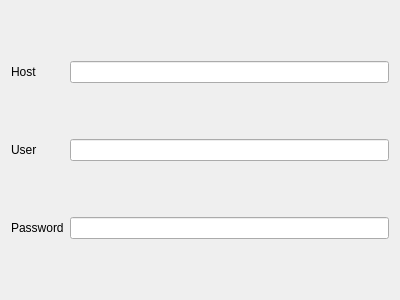
<?xml version="1.0" encoding="UTF-8"?>
<ui version="4.0">
 <class>ReverseEngineerWizardWelcomeForm</class>
 <widget class="QWidget" name="ReverseEngineerWizardWelcomeForm">
  <property name="geometry">
   <rect>
    <x>0</x>
    <y>0</y>
    <width>400</width>
    <height>300</height>
   </rect>
  </property>
  <property name="windowTitle">
   <string>Form</string>
  </property>
  <layout class="QGridLayout" name="gridLayout">
   <item row="0" column="0">
    <widget class="QLabel" name="label">
     <property name="text">
      <string>Host</string>
     </property>
    </widget>
   </item>
   <item row="0" column="1">
    <widget class="QLineEdit" name="txtDatabaseHost"/>
   </item>
   <item row="1" column="0">
    <widget class="QLabel" name="label_4">
     <property name="text">
      <string>User</string>
     </property>
    </widget>
   </item>
   <item row="1" column="1">
    <widget class="QLineEdit" name="txtDatabaseUser"/>
   </item>
   <item row="2" column="0">
    <widget class="QLabel" name="label_5">
     <property name="text">
      <string>Password</string>
     </property>
    </widget>
   </item>
   <item row="2" column="1">
    <widget class="QLineEdit" name="txtDatabasePassword">
     <property name="echoMode">
      <enum>QLineEdit::Password</enum>
     </property>
    </widget>
   </item>
  </layout>
 </widget>
 <resources/>
 <connections/>
</ui>
